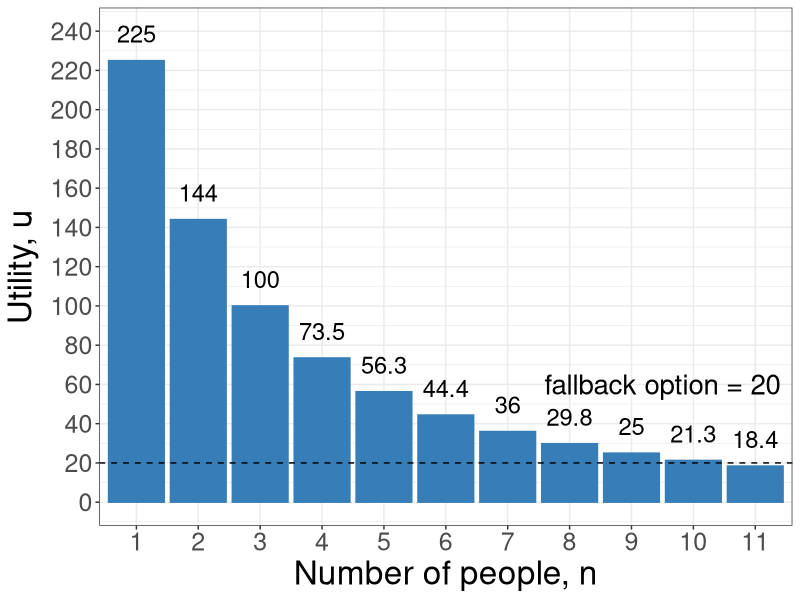
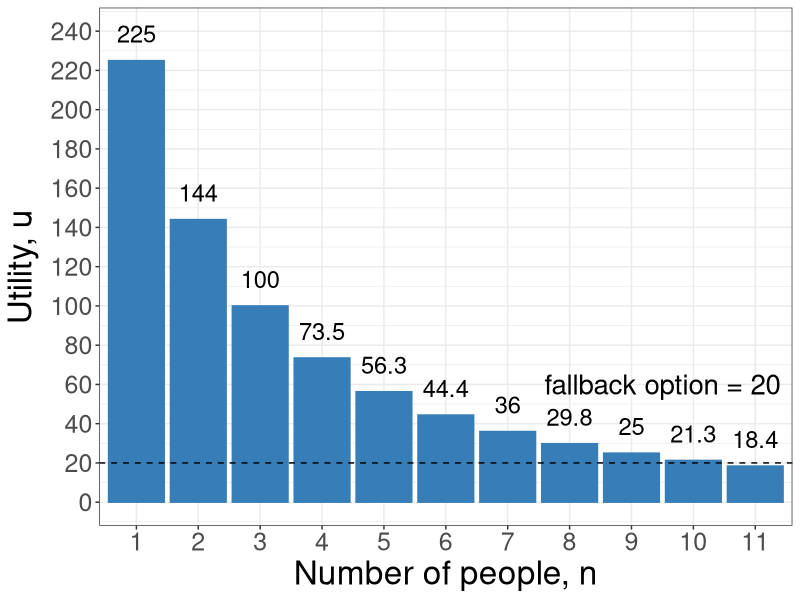

Write R code to recreate these figures, in order.
require(shape)
library(tidyverse)
#pdf(file = "competitionmarkets/long_run_n_bargraph.pdf", width = 9, height = 7)


#Set parameters for graphics
axislabelsize <- 1.8
labelsize <- 1.5
namesize <- 1.8
annotatesize <- 1.5
graphlinewidth <- 2
segmentlinewidth <- 1.5


COL <- c("#7fc97f", "#beaed4", "#fdc086", "#ffff99", "#386cb0", "#f0027f", "#bf5b17", "#666666")
COLA <- c("#e0f3db", "#99d8c9","#66c2a4","#41ae76", "#238b45", "#005824")
COLB <- c("#c6dbef", "#4eb3d3", "#2b8cbe", "#0868ac","#084081")
COLC <- c("#fcfbfd", "#efedf5", "#dadaeb", "#bcbddc", "#9e9ac8", "#807dba", "#6a51a3", "#54278f", "#3f007d")

n <- as.factor(c(1:11))
u <- c(225,144,100,73.5,56.3,44.4,36,29.8,25,21.3,18.4)

df <- tibble(n,u)


plot <- 
  df %>% 
  ggplot(aes(x = n, y = u)) + 
  geom_bar(stat = "identity", position = "dodge", col = "#377eb8", fill = "#377eb8") + 
  xlab("Number of people, n") +
  ylab(expression(paste("Utility, ", u ))) + 
  scale_y_continuous(breaks = seq(0,240,20),
                     labels = seq(0,240,20),
                     limits = c(0,240)) +
  geom_hline(yintercept=20, linetype='dashed', col = 'black') +
  annotate("text", x = 9.5, y = 60, label = "fallback option = 20", cex = 7) + 
  
  # scale_fill_brewer(type = "qual", palette = "Set1", 
  #                   name = "",
  #                   breaks = c("pbar"),
  #                   labels = c("Expected Price")
  # ) + 
  # scale_color_brewer(type = "qual", palette = "Set1", 
  #                    name = "",
  #                    breaks = c("pbar"),
  #                    labels = c("Expected Price")
  # ) +
theme_bw() + 
  theme(#legend.position="top",
    axis.title = element_text(size = 24),
    axis.title.y = element_text(size = 24),
    axis.text.y = element_text(size = 18),
    axis.text.x = element_text(size = 18)
  ) + 
  geom_text(
    aes(x = n, y = u, label = u), 
    vjust = -1, size = 6,
    position = position_dodge(width = 1),
    inherit.aes = TRUE
  ) 

plot

ggsave(plot, file = "coordination_failures/figureB.pdf", width = 9, height = 7)
